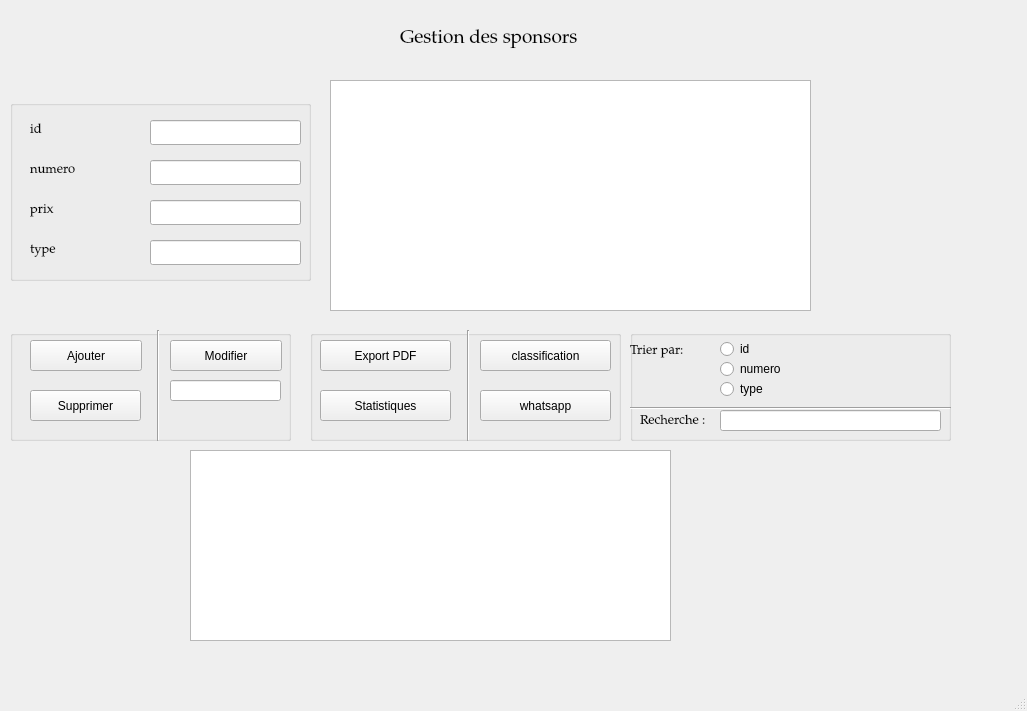
<?xml version="1.0" encoding="UTF-8"?>
<ui version="4.0">
 <class>spon_inter</class>
 <widget class="QMainWindow" name="spon_inter">
  <property name="geometry">
   <rect>
    <x>0</x>
    <y>0</y>
    <width>1027</width>
    <height>711</height>
   </rect>
  </property>
  <property name="windowTitle">
   <string>MainWindow</string>
  </property>
  <widget class="QWidget" name="centralwidget">
   <widget class="QGroupBox" name="groupBox_5">
    <property name="geometry">
     <rect>
      <x>10</x>
      <y>100</y>
      <width>301</width>
      <height>181</height>
     </rect>
    </property>
    <property name="focusPolicy">
     <enum>Qt::StrongFocus</enum>
    </property>
    <property name="title">
     <string/>
    </property>
    <widget class="QLineEdit" name="le_id">
     <property name="geometry">
      <rect>
       <x>140</x>
       <y>20</y>
       <width>151</width>
       <height>25</height>
      </rect>
     </property>
    </widget>
    <widget class="QLineEdit" name="le_numero">
     <property name="geometry">
      <rect>
       <x>140</x>
       <y>60</y>
       <width>151</width>
       <height>25</height>
      </rect>
     </property>
    </widget>
    <widget class="QLineEdit" name="le_prix">
     <property name="geometry">
      <rect>
       <x>140</x>
       <y>100</y>
       <width>151</width>
       <height>25</height>
      </rect>
     </property>
    </widget>
    <widget class="QLabel" name="id">
     <property name="geometry">
      <rect>
       <x>20</x>
       <y>20</y>
       <width>69</width>
       <height>20</height>
      </rect>
     </property>
     <property name="font">
      <font>
       <family>Palatino Linotype</family>
       <pointsize>10</pointsize>
      </font>
     </property>
     <property name="text">
      <string>id</string>
     </property>
    </widget>
    <widget class="QLabel" name="nom_2">
     <property name="geometry">
      <rect>
       <x>20</x>
       <y>60</y>
       <width>71</width>
       <height>20</height>
      </rect>
     </property>
     <property name="font">
      <font>
       <family>Palatino Linotype</family>
       <pointsize>10</pointsize>
      </font>
     </property>
     <property name="text">
      <string>numero</string>
     </property>
    </widget>
    <widget class="QLabel" name="prenom_2">
     <property name="geometry">
      <rect>
       <x>20</x>
       <y>100</y>
       <width>51</width>
       <height>20</height>
      </rect>
     </property>
     <property name="font">
      <font>
       <family>Palatino Linotype</family>
       <pointsize>10</pointsize>
      </font>
     </property>
     <property name="text">
      <string>prix</string>
     </property>
    </widget>
    <widget class="QLabel" name="prenom_5">
     <property name="geometry">
      <rect>
       <x>20</x>
       <y>140</y>
       <width>51</width>
       <height>20</height>
      </rect>
     </property>
     <property name="font">
      <font>
       <family>Palatino Linotype</family>
       <pointsize>10</pointsize>
      </font>
     </property>
     <property name="text">
      <string>type</string>
     </property>
    </widget>
    <widget class="QLineEdit" name="le_type">
     <property name="geometry">
      <rect>
       <x>140</x>
       <y>140</y>
       <width>151</width>
       <height>25</height>
      </rect>
     </property>
    </widget>
   </widget>
   <widget class="QTableView" name="tableView">
    <property name="geometry">
     <rect>
      <x>330</x>
      <y>80</y>
      <width>481</width>
      <height>231</height>
     </rect>
    </property>
    <property name="focusPolicy">
     <enum>Qt::StrongFocus</enum>
    </property>
   </widget>
   <widget class="QGroupBox" name="groupBox">
    <property name="geometry">
     <rect>
      <x>10</x>
      <y>330</y>
      <width>281</width>
      <height>111</height>
     </rect>
    </property>
    <property name="focusPolicy">
     <enum>Qt::StrongFocus</enum>
    </property>
    <property name="title">
     <string/>
    </property>
    <widget class="QLineEdit" name="num_modif">
     <property name="geometry">
      <rect>
       <x>160</x>
       <y>50</y>
       <width>111</width>
       <height>21</height>
      </rect>
     </property>
    </widget>
    <widget class="QPushButton" name="pb_ajouter">
     <property name="geometry">
      <rect>
       <x>20</x>
       <y>10</y>
       <width>112</width>
       <height>31</height>
      </rect>
     </property>
     <property name="text">
      <string>Ajouter</string>
     </property>
    </widget>
    <widget class="QPushButton" name="pb_supprimer">
     <property name="geometry">
      <rect>
       <x>20</x>
       <y>60</y>
       <width>111</width>
       <height>31</height>
      </rect>
     </property>
     <property name="text">
      <string>Supprimer</string>
     </property>
    </widget>
    <widget class="QPushButton" name="pb_modifier">
     <property name="geometry">
      <rect>
       <x>160</x>
       <y>10</y>
       <width>112</width>
       <height>31</height>
      </rect>
     </property>
     <property name="text">
      <string>Modifier</string>
     </property>
    </widget>
    <widget class="Line" name="line">
     <property name="geometry">
      <rect>
       <x>140</x>
       <y>0</y>
       <width>16</width>
       <height>111</height>
      </rect>
     </property>
     <property name="orientation">
      <enum>Qt::Vertical</enum>
     </property>
    </widget>
   </widget>
   <widget class="QTableView" name="tableView_2">
    <property name="geometry">
     <rect>
      <x>190</x>
      <y>450</y>
      <width>481</width>
      <height>191</height>
     </rect>
    </property>
    <property name="focusPolicy">
     <enum>Qt::StrongFocus</enum>
    </property>
   </widget>
   <widget class="QGroupBox" name="groupBox_2">
    <property name="geometry">
     <rect>
      <x>310</x>
      <y>330</y>
      <width>311</width>
      <height>111</height>
     </rect>
    </property>
    <property name="focusPolicy">
     <enum>Qt::StrongFocus</enum>
    </property>
    <property name="title">
     <string/>
    </property>
    <widget class="QPushButton" name="pb_ajouter_3">
     <property name="geometry">
      <rect>
       <x>10</x>
       <y>60</y>
       <width>131</width>
       <height>31</height>
      </rect>
     </property>
     <property name="text">
      <string>Statistiques</string>
     </property>
    </widget>
    <widget class="QPushButton" name="pb_ajouter_2">
     <property name="geometry">
      <rect>
       <x>10</x>
       <y>10</y>
       <width>131</width>
       <height>31</height>
      </rect>
     </property>
     <property name="text">
      <string>Export PDF</string>
     </property>
    </widget>
    <widget class="Line" name="line_2">
     <property name="geometry">
      <rect>
       <x>150</x>
       <y>0</y>
       <width>16</width>
       <height>111</height>
      </rect>
     </property>
     <property name="orientation">
      <enum>Qt::Vertical</enum>
     </property>
    </widget>
    <widget class="QPushButton" name="pb_ajouter_4">
     <property name="geometry">
      <rect>
       <x>170</x>
       <y>10</y>
       <width>131</width>
       <height>31</height>
      </rect>
     </property>
     <property name="text">
      <string>classification</string>
     </property>
    </widget>
    <widget class="QPushButton" name="pb_ajouter_5">
     <property name="geometry">
      <rect>
       <x>170</x>
       <y>60</y>
       <width>131</width>
       <height>31</height>
      </rect>
     </property>
     <property name="text">
      <string>whatsapp</string>
     </property>
    </widget>
   </widget>
   <widget class="QGroupBox" name="groupBox_4">
    <property name="geometry">
     <rect>
      <x>630</x>
      <y>330</y>
      <width>321</width>
      <height>111</height>
     </rect>
    </property>
    <property name="focusPolicy">
     <enum>Qt::StrongFocus</enum>
    </property>
    <property name="title">
     <string/>
    </property>
    <widget class="QLabel" name="datenaiss_3">
     <property name="geometry">
      <rect>
       <x>0</x>
       <y>10</y>
       <width>81</width>
       <height>21</height>
      </rect>
     </property>
     <property name="font">
      <font>
       <family>Palatino Linotype</family>
       <pointsize>10</pointsize>
      </font>
     </property>
     <property name="text">
      <string>Trier par:</string>
     </property>
    </widget>
    <widget class="QRadioButton" name="radioButton">
     <property name="geometry">
      <rect>
       <x>90</x>
       <y>10</y>
       <width>51</width>
       <height>18</height>
      </rect>
     </property>
     <property name="text">
      <string>id</string>
     </property>
    </widget>
    <widget class="QRadioButton" name="radioButton_2">
     <property name="geometry">
      <rect>
       <x>90</x>
       <y>30</y>
       <width>71</width>
       <height>18</height>
      </rect>
     </property>
     <property name="text">
      <string>numero</string>
     </property>
    </widget>
    <widget class="QRadioButton" name="radioButton_3">
     <property name="geometry">
      <rect>
       <x>90</x>
       <y>50</y>
       <width>111</width>
       <height>18</height>
      </rect>
     </property>
     <property name="text">
      <string>type</string>
     </property>
    </widget>
    <widget class="Line" name="line_3">
     <property name="geometry">
      <rect>
       <x>0</x>
       <y>70</y>
       <width>321</width>
       <height>16</height>
      </rect>
     </property>
     <property name="orientation">
      <enum>Qt::Horizontal</enum>
     </property>
    </widget>
    <widget class="QLabel" name="datenaiss_2">
     <property name="geometry">
      <rect>
       <x>10</x>
       <y>80</y>
       <width>71</width>
       <height>21</height>
      </rect>
     </property>
     <property name="font">
      <font>
       <family>Palatino Linotype</family>
       <pointsize>10</pointsize>
      </font>
     </property>
     <property name="text">
      <string>Recherche :</string>
     </property>
    </widget>
    <widget class="QLineEdit" name="le_id_2">
     <property name="geometry">
      <rect>
       <x>90</x>
       <y>80</y>
       <width>221</width>
       <height>21</height>
      </rect>
     </property>
    </widget>
   </widget>
   <widget class="QLabel" name="nomentit">
    <property name="geometry">
     <rect>
      <x>400</x>
      <y>10</y>
      <width>251</width>
      <height>61</height>
     </rect>
    </property>
    <property name="font">
     <font>
      <family>Palatino Linotype</family>
      <pointsize>14</pointsize>
     </font>
    </property>
    <property name="focusPolicy">
     <enum>Qt::StrongFocus</enum>
    </property>
    <property name="layoutDirection">
     <enum>Qt::LeftToRight</enum>
    </property>
    <property name="text">
     <string>Gestion des sponsors </string>
    </property>
   </widget>
  </widget>
  <widget class="QMenuBar" name="menubar">
   <property name="geometry">
    <rect>
     <x>0</x>
     <y>0</y>
     <width>1027</width>
     <height>26</height>
    </rect>
   </property>
  </widget>
  <widget class="QStatusBar" name="statusbar"/>
 </widget>
 <resources/>
 <connections/>
</ui>
